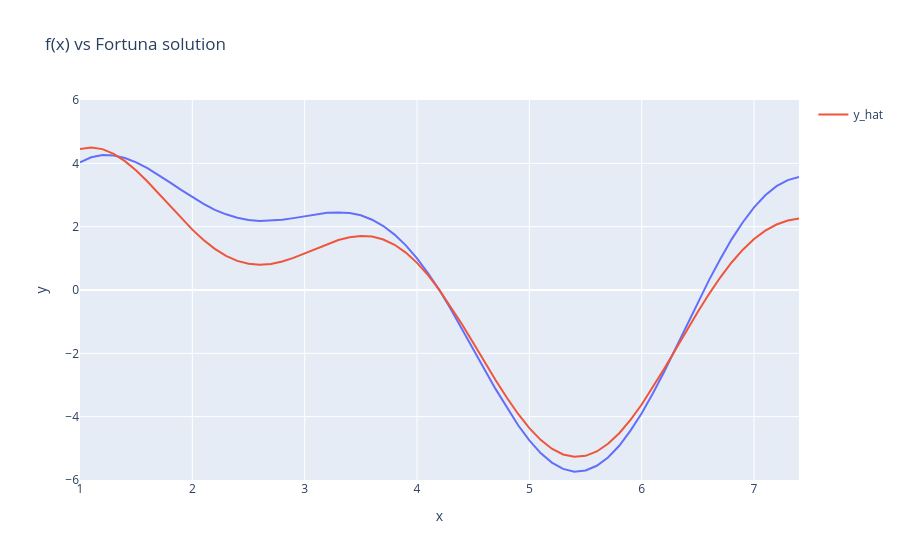

The code cell stored with this chart in its notebook:
### Markdown cell above
# Task 4 -- Revisit the Fortuna Algorithm

Below is a implementation of Fortuna that uses fits linear function $f_{\theta} = a x + b$ where $\theta = \{a,b\}$ to a function $g(x)$.  
However, as is evidently from the graph, $g(x)$ is not a linear function.  

1) Change the code to instead use $f_{\theta}(x) = \sum\limits_{k=1}^{3} \Psi_k \sin(\gamma_k (x + \omega_k)) $.  
  Such that $|\theta| = 9$, where each parameter $c$ in $\theta$ is in $[-4. 4]$.  
That is, $f_{\theta}(x)$ is a sum of three sin terms. **Do not change the range of the sample\_theta function.**

3) However, it seems Fortuna (on average) struggles to find the optimal parameters $\theta$.  
Therefore you will have to innovate and change the Fortuna algorithm so that it faster finds "better solutions".
What changes did you make and **why** did you make them, and how did you measure how efficient these changes were?  
A excellent solution here will have an expected best loss of less than 5 using 100000 guesses. (take the average over 100 runs).
**But ANY improvment is sufficient to pass!**  

4) Using your newly made modified Fortuna Algorithm optimize the function: $h(x) = \mu - (\zeta sin(\kappa x) )  (\tau (x + \lambda))$ .  
The y values for this function can be found in the numpy array ys_h_1 (in the code below).  
Also test the values for ys_h_2. (the x is the same for all functions).

Does your new and improved Fortuna outperform the regular fortuna on this function as well? Why?   
**Remember to change your model to match $h(x)$**


4) [**Optional**] Develop a multiprocces implemention of the Fortuna algorithm using python's multiprocessing library (https://docs.python.org/3/library/multiprocessing.html).  
How are the speed ups? Are Fortuna really suited to parallel execution? (note: dont try multiprocess in a notebook - use a standalone file)

### Code cell
%%time
# the magic %%time has to be the first line in the cell, and reports the total exec time of the cell.

import random
import numpy as np
import plotly.express as px
import tqdm


def predict(x, theta):
    # change to sum of 3 sin() terms. 
    # use np.sin() and not math.sin().
    y = sum(theta[3*k] * np.sin(theta[3*k+1] * (x + theta[3*k+2])) for k in range(3))
    return y # this is the model


def sample_theta(size_of_theta):
    # Do NOT CHANGE.
    theta = np.random.uniform(-4, 4, size=size_of_theta)
    return theta


def get_loss(y_hat, ys):
    # No change needed, returns quadratic loss.
    loss = ((y_hat - ys)**2).sum()
    return loss

xs = np.array([1.0, 1.1, 1.2, 1.3, 1.4, 1.5, 1.6, 1.7, 1.8, 1.9, 2.0, 2.1, 2.2, 2.3, 2.4, 2.5, 2.6, 2.7, 2.8, 2.9, 3.0, 3.1, 3.2, 3.3, 3.4, 3.5, 3.6, 3.7, 3.8, 3.9, 4.0, 4.1, 4.2, 4.3, 4.4, 4.5, 4.6, 4.7, 4.8, 4.9, 5.0, 5.1, 5.2, 5.3, 5.4, 5.5, 5.6, 5.7, 5.8, 5.9, 6.0, 6.1, 6.2, 6.3, 6.4, 6.5, 6.6, 6.7, 6.8, 6.9, 7.0, 7.1, 7.2, 7.3, 7.4])
ys = np.array([4.03, 4.19, 4.26, 4.25, 4.17, 4.03, 3.85, 3.63, 3.40, 3.16, 2.93, 2.72, 2.53, 2.39, 2.28, 2.21, 2.18, 2.19, 2.22, 2.27, 2.33, 2.39, 2.44, 2.45, 2.43, 2.36, 2.22, 2.02, 1.75, 1.41, 1.00, 0.52, -0.01, -0.60, -1.22, -1.86, -2.50, -3.13, -3.72, -4.27, -4.75, -5.15, -5.45, -5.65, -5.74, -5.70, -5.55, -5.29, -4.92, -4.44, -3.89, -3.26, -2.58, -1.86, -1.12, -0.39, 0.32, 0.98, 1.60, 2.14, 2.61, 2.99, 3.28, 3.47, 3.57])

# 
ys_h_1 = np.array([15.98, 21.42, 24.1, 23.87, 21.0, 16.11, 10.06, 3.79, -1.8, -6.01, -8.39, -8.82, -7.47, -4.77, -1.3, 2.31, 5.49, 7.81, 9.04, 9.18, 8.44, 7.15, 5.72, 4.54, 3.89, 3.9, 4.52, 5.54, 6.63, 7.39, 7.49, 6.7, 4.97, 2.44, -0.54, -3.48, -5.8, -6.98, -6.61, -4.51, -0.79, 4.2, 9.8, 15.21, 19.57, 22.09, 22.2, 19.63, 14.52, 7.41, -0.83, -9.07, -16.11, -20.83, -22.36, -20.27, -14.59, -5.91, 4.72, 15.9, 26.06, 33.69, 37.58, 36.94, 31.64])
ys_h_2 = np.array([[5.87, 5.83, 5.74, 5.62, 5.48, 16.58, 18.21, 18.49, 17.54, 15.54, 4.15, 3.9, 3.65, 3.42, 3.2, -1.9, -3.32, -3.97, -3.91, -3.27, 2.38, 2.36, 2.39, 2.46, 2.57, 2.2, 1.93, 1.22, 0.17, -1.06, 4.18, 4.59, 5.04, 5.52, 6.02, -1.49, 0.74, 3.55, 6.75, 10.06, 9.39, 9.95, 10.5, 11.02, 11.52, 16.0, 12.82, 8.47, 3.21, -2.62, 13.61, 13.76, 13.84, 13.84, 13.77, -24.16, -22.03, -17.9, -11.95, -4.55, 11.63, 10.99, 10.27, 9.47, 8.61]])

# change to the size of theta ( 9 ) (for h(x) how many parameters does it have?)
n_params = 9

best_loss = float('inf')
best_theta = sample_theta(n_params)

for _ in tqdm.tqdm(range(100000)): 
    curr_theta = sample_theta(n_params)
    y_hat = predict(xs, curr_theta)
    curr_loss = get_loss(y_hat, ys)

    if best_loss > curr_loss:
        best_loss = curr_loss
        best_theta = curr_theta
            
        
print("best loss:", best_loss)
print("theta:", best_theta)    
    
    
fig = px.line(x=xs, y=ys, title="f(x) vs Fortuna solution")
fig.add_scatter(x=xs, y=predict(xs, best_theta), mode='lines', name="y_hat")
fig.update_layout(xaxis_range=[xs.min(),xs.max()], yaxis_range=[-6,6])
fig.show()


# to get a solid estimate -> you should train at least 100 models and take the average performance.

### Figure 1 — Plotly figure (JSON) as saved in the notebook; plotly's stock layout.template omitted (floating-point values rounded to 4 significant figures)
{"data": [{"hovertemplate": "x=%{x}<br>y=%{y}<extra></extra>", "legendgroup": "", "line": {"color": "#636efa", "dash": "solid"}, "marker": {"symbol": "circle"}, "mode": "lines", "name": "", "orientation": "v", "showlegend": false, "type": "scatter", "x": [1, 1.1, 1.2, 1.3, 1.4, 1.5, 1.6, 1.7, 1.8, 1.9, 2, 2.1, 2.2, 2.3, 2.4, 2.5, 2.6, 2.7, 2.8, 2.9, 3, 3.1, 3.2, 3.3, 3.4, 3.5, 3.6, 3.7, 3.8, 3.9, 4, 4.1, 4.2, 4.3, 4.4, 4.5, 4.6, 4.7, 4.8, 4.9, 5, 5.1, 5.2, 5.3, 5.4, 5.5, 5.6, 5.7, 5.8, 5.9, 6, 6.1, 6.2, 6.3, 6.4, 6.5, 6.6, 6.7, 6.8, 6.9, 7, 7.1, 7.2, 7.3, 7.4], "xaxis": "x", "y": [4.03, 4.19, 4.26, 4.25, 4.17, 4.03, 3.85, 3.63, 3.4, 3.16, 2.93, 2.72, 2.53, 2.39, 2.28, 2.21, 2.18, 2.19, 2.22, 2.27, 2.33, 2.39, 2.44, 2.45, 2.43, 2.36, 2.22, 2.02, 1.75, 1.41, 1, 0.52, -0.01, -0.6, -1.22, -1.86, -2.5, -3.13, -3.72, -4.27, -4.75, -5.15, -5.45, -5.65, -5.74, -5.7, -5.55, -5.29, -4.92, -4.44, -3.89, -3.26, -2.58, -1.86, -1.12, -0.39, 0.32, 0.98, 1.6, 2.14, 2.61, 2.99, 3.28, 3.47, 3.57], "yaxis": "y"}, {"mode": "lines", "name": "y_hat", "type": "scatter", "x": [1, 1.1, 1.2, 1.3, 1.4, 1.5, 1.6, 1.7, 1.8, 1.9, 2, 2.1, 2.2, 2.3, 2.4, 2.5, 2.6, 2.7, 2.8, 2.9, 3, 3.1, 3.2, 3.3, 3.4, 3.5, 3.6, 3.7, 3.8, 3.9, 4, 4.1, 4.2, 4.3, 4.4, 4.5, 4.6, 4.7, 4.8, 4.9, 5, 5.1, 5.2, 5.3, 5.4, 5.5, 5.6, 5.7, 5.8, 5.9, 6, 6.1, 6.2, 6.3, 6.4, 6.5, 6.6, 6.7, 6.8, 6.9, 7, 7.1, 7.2, 7.3, 7.4], "y": [4.452, 4.503, 4.45, 4.301, 4.07, 3.773, 3.426, 3.047, 2.656, 2.27, 1.906, 1.579, 1.3, 1.079, 0.9203, 0.8266, 0.7959, 0.8231, 0.8998, 1.015, 1.156, 1.307, 1.453, 1.578, 1.667, 1.707, 1.686, 1.595, 1.428, 1.182, 0.8576, 0.4599, -0.003781, -0.5225, -1.083, -1.669, -2.263, -2.848, -3.404, -3.914, -4.362, -4.732, -5.012, -5.193, -5.269, -5.237, -5.099, -4.858, -4.523, -4.104, -3.615, -3.071, -2.489, -1.886, -1.279, -0.6858, -0.1213, 0.4007, 0.8687, 1.274, 1.61, 1.875, 2.068, 2.193, 2.255]}], "layout": {"legend": {"tracegroupgap": 0}, "title": {"text": "f(x) vs Fortuna solution"}, "xaxis": {"anchor": "y", "domain": [0, 1], "range": [1, 7.4], "title": {"text": "x"}}, "yaxis": {"anchor": "x", "domain": [0, 1], "range": [-6, 6], "title": {"text": "y"}}}}
